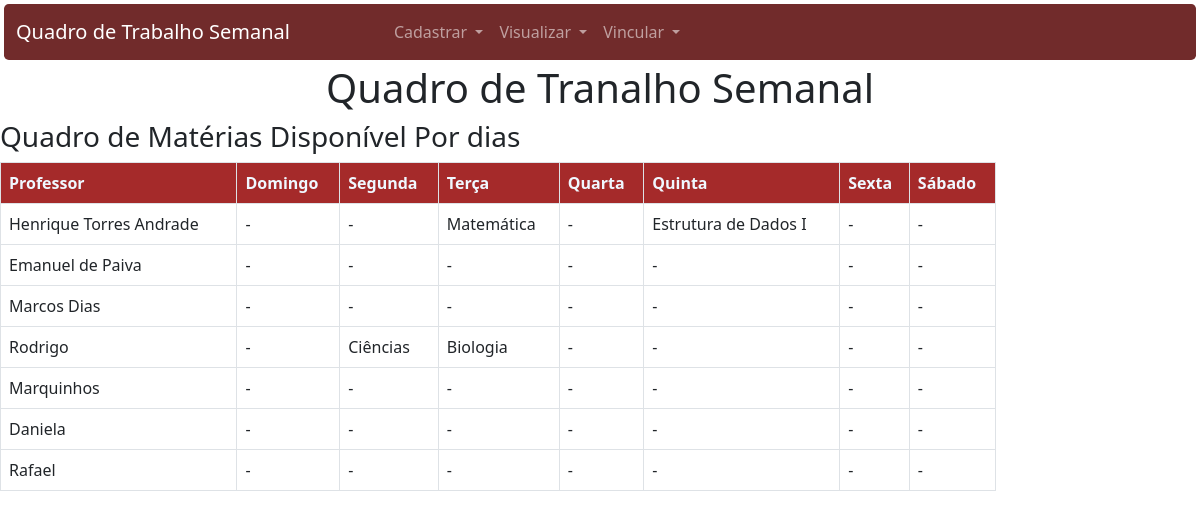
The page / on the database its author committed.
### app_qts/models.py (models this page shows)
class Professor(models.Model):
    id_professor = models.AutoField(primary_key=True)
    nome = models.TextField(max_length=255)

class Materia(models.Model):
    id_materia = models.AutoField(primary_key=True)
    nome = models.TextField(max_length=255)

### app_qts/views.py (the view)
# urls.py: 2. Add a URL to urlpatterns:  path('', views.home, name='home')
def home(request): #nome que foi especificado no arquivos urls.py
    if not Dia.objects.exists():
        dias = ("Domingo", "Segunda", "Terça", "Quarta", "Quinta", "Sexta", "Sábado")
        for nome_dia in dias:
            dia = Dia(nome=nome_dia)
            dia.save()
    disp_dia_mat = Disponibilidade_Dia_Materia.objects.all()
    professores = Professor.objects.all()
    materias = Materia.objects.all()
    tabela_dados = [] # Armazena as linhas das tabelas
    for prof in professores:
        professor_atual = {dia: "-" for dia in range(1, 8)}  # Inicializa todos os dias com "-"
        for disp in disp_dia_mat:
            if disp.id_professor.id_professor == prof.id_professor:
                professor_atual[disp.id_dia.id_dia] = disp.id_materia.nome
        tabela_dados.append({
            'professor': prof.nome,
            'domingo': professor_atual[1],
            'segunda': professor_atual[2],
            'terca': professor_atual[3],
            'quarta': professor_atual[4],
            'quinta': professor_atual[5],
            'sexta': professor_atual[6],
            'sabado': professor_atual[7]
        })
        print(f'Professor: {prof.nome}, Domingo: {professor_atual[1]}'+
              f'Segunda: {professor_atual[2]}, Terça: {professor_atual[3]},' +
              f'Quarta: {professor_atual[4]}, Quinta: {professor_atual[5]},' +
              f'Sexta: {professor_atual[6]}, Sábado: {professor_atual[7]}')
    contexto = {'tabela_dados': tabela_dados}
    return render(request, 'qts/home.html', contexto)

### app_qts/templates/qts/home.html
{% extends 'qts/base.html' %}
{% block conteudo %}
<div class="text-center">
    <h1>Quadro de Tranalho Semanal</h1>
</div>
<div class="row">
    <div class="col-10">
        <h3>Quadro de Matérias Disponível Por dias</h3>
        <table class="table table-bordered">
            <thead style="background-color: brown; color: aliceblue;">
                <th>Professor</th>
                <th>Domingo</th>
                <th>Segunda</th>
                <th>Terça</th>
                <th>Quarta</th>
                <th>Quinta</th>
                <th>Sexta</th>
                <th>Sábado</th>
            </thead>
            {% for linha in tabela_dados %}
                <tr>
                    <td>{{ linha.professor }}</td>
                    <td>{{ linha.domingo }}</td>
                    <td>{{ linha.segunda }}</td>
                    <td>{{ linha.terca }}</td>
                    <td>{{ linha.quarta }}</td>
                    <td>{{ linha.quinta }}</td>
                    <td>{{ linha.sexta }}</td>
                    <td>{{ linha.sabado }}</td>
                </tr>
            {% endfor %}
        </table>
    </div>
</div>
{% endblock %}

### rows shown on the page
Professor: professor "Henrique Torres Andrade"
Materia: terca "Matemática"
Materia: quinta "Estrutura de Dados I"
Professor: professor "Emanuel de Paiva"
Professor: professor "Marcos Dias"
Professor: professor "Rodrigo"
Materia: segunda "Ciências"
Materia: terca "Biologia"
Professor: professor "Marquinhos"
Professor: professor "Daniela"
Professor: professor "Rafael"

### other values the page prints
{{ linha.domingo }} "-" "-" "-" "-" "-" "-" "-"
{{ linha.segunda }} "-" "-" "-" "-" "-" "-"
{{ linha.quarta }} "-" "-" "-" "-" "-" "-" "-"
{{ linha.sexta }} "-" "-" "-" "-" "-" "-" "-"
{{ linha.sabado }} "-" "-" "-" "-" "-" "-" "-"
{{ linha.terca }} "-" "-" "-" "-" "-"
{{ linha.quinta }} "-" "-" "-" "-" "-" "-"
